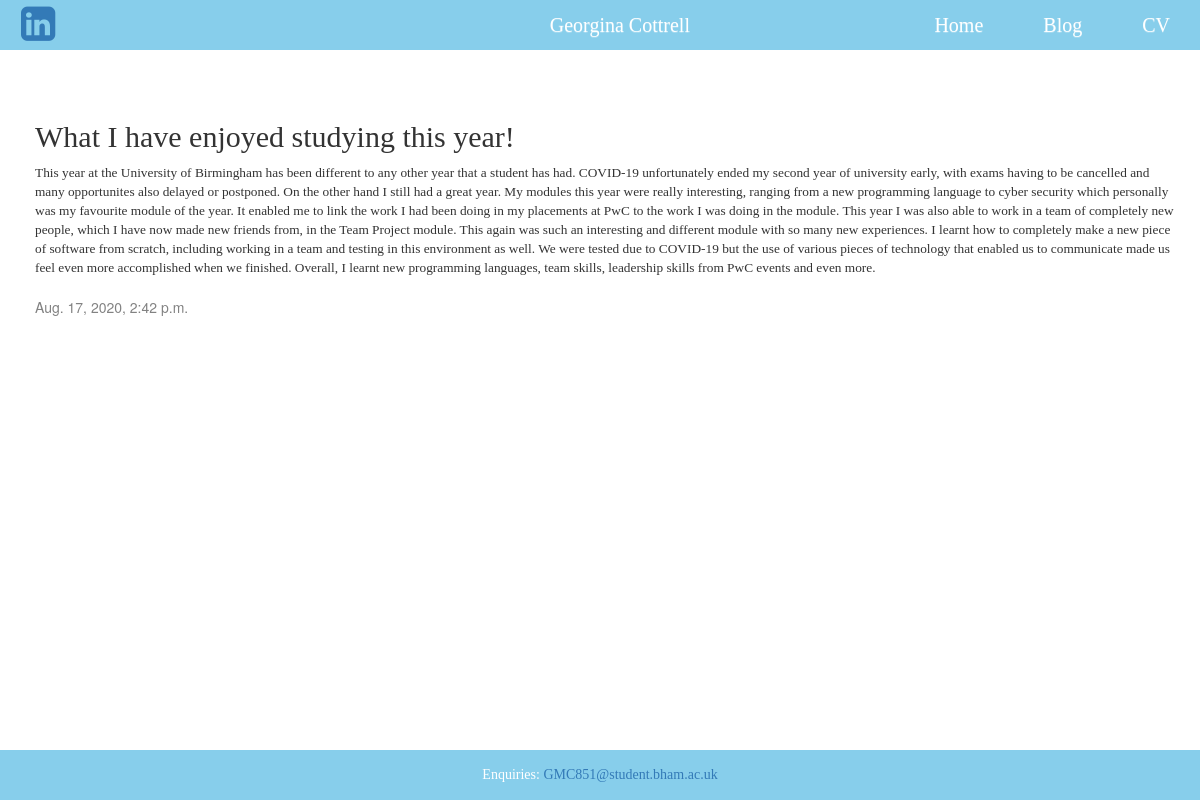
The app's page /post/1/ with its own data.
### blog/models.py (models this page shows, shortened)
class Post(models.Model):
    author = models.ForeignKey(settings.AUTH_USER_MODEL, on_delete=models.CASCADE)
    title = models.CharField(max_length=200)
    text = models.TextField()
    created_date = models.DateTimeField(default=timezone.now)
    published_date = models.DateTimeField(blank=True, null=True)

### blog/views.py (the view)
# urls.py: path('post/<int:pk>/', views.post_detail, name='post_detail'),
def post_detail(request, pk):
    post = get_object_or_404(Post, pk=pk)
    return render(request, 'blog/post_detail.html', {'post': post})

### blog/templates/blog/post_detail.html (shortened to what this page needs)
{% extends 'blog/base.html' %}
{% block content %}
    <div class="post">
        <h2>{{ post.title }}</h2>
        <p>{{ post.text|linebreaksbr }}</p>
        {% if post.published_date %}
        <div class="date">
            {{ post.published_date }}
        </div>
        {% endif %}
    </div>
{% endblock %}

### blog/static/css/blog.css (style rules this page uses)
body { padding-top:50px; margin-bottom:50px; }
h1, h2, h3, h4 { font-family: Cambria, Cochin, Georgia, Times, 'Times New Roman', serif; font-weight: 300; }
p { font-family: Cambria, Cochin, Georgia, Times, 'Times New Roman', serif; font-weight: 300; font-size: 10pt; margin-top:0; padding-bottom:10px; }
.date { color: #828282; }
.post { margin-bottom: 70px; }

### records on screen
Post: title "What I have enjoyed studying this year!", text "This year at the University of Birmingham has been different to any other year that a student has had. COVID-19 unfortunately ended my second year of university early, with exams having to be cancelled and many opportunites also delayed or postponed. On the other hand I still had a great year. My modules this year were really interesting, ranging from a new programming language to cyber security which personally was my favourite module of the year. It enabled me to link the work I had been doing in my placements at PwC to the work I was doing in the module. This year I was also able to work in a team of completely new people, which I have now made new friends from, in the Team Project…", published_date "Aug. 17, 2020, 2:42 p.m."
